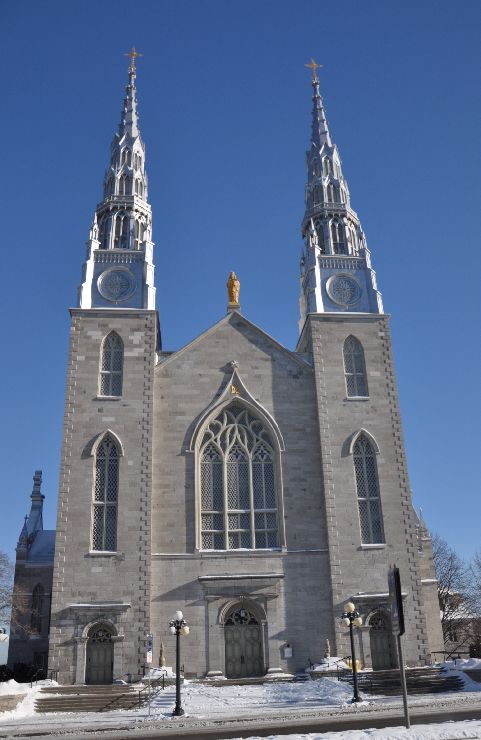
#> input picture images/church.jpg, 481 x 740 px
$ python exercice4.py
#> lines starting #> are read from the running program, lines starting #| are printed output that depends on the picture; after the words box and inside, x2 and y2 are one past the last pixel; in counts of white or black regions, pixels touching at a corner belong together
# template matching
import cv2
import numpy as np


def get_hist_dist(im1, im2):
    h1 = cv2.calcHist([im1], [0], None, [256], [0, 256])
    h2 = cv2.calcHist([im2], [0], None, [256], [0, 256])
    return cv2.compareHist(h1, h2, cv2.HISTCMP_CORREL)


def show_img(img1):
    cv2.imshow("Image", img1)
    cv2.waitKey(0)
    cv2.destroyAllWindows()


template = cv2.imread('images/church.jpg')
#> template is the input picture: shape (740, 481, 3); mean B, G, R 139.6, 109.9, 93.3
cropped = cv2.imread('images/croppedChurch.jpg')
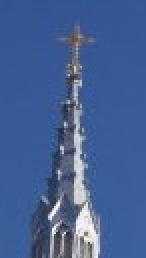
#> input picture images/croppedChurch.jpg, 73 x 129 px (shown 2 times larger)
#> cropped is the input picture: shape (129, 73, 3); mean B, G, R 147.8, 96, 68.4
w, h = cropped.shape[0:2]
#> w = 129; h = 73
result = {}

print("Chargement...")

for i in range(template.shape[0] - w):
    for j in range(template.shape[1] - h):
        currentImagePart = template[i:i + w, j:j + h]
        res = get_hist_dist(currentImagePart, cropped)
        if res > 0.98:
            cv2.rectangle(template, (j, i), (j + h, i + w), (0, 255, 255), 2)
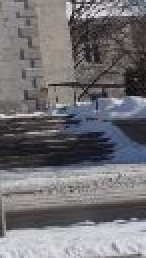
#> currentImagePart: shape (129, 73, 3) (shown 2 times larger); mean B, G, R 116.8, 112.9, 114.9
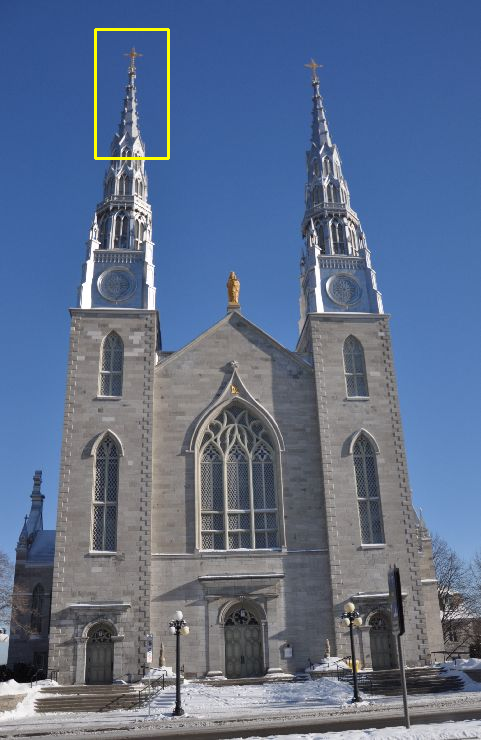
#> template: shape (740, 481, 3); 0.34% of pixels changed, all inside (x1, y1, x2, y2) = (94, 28, 170, 160)

show_img(template)
